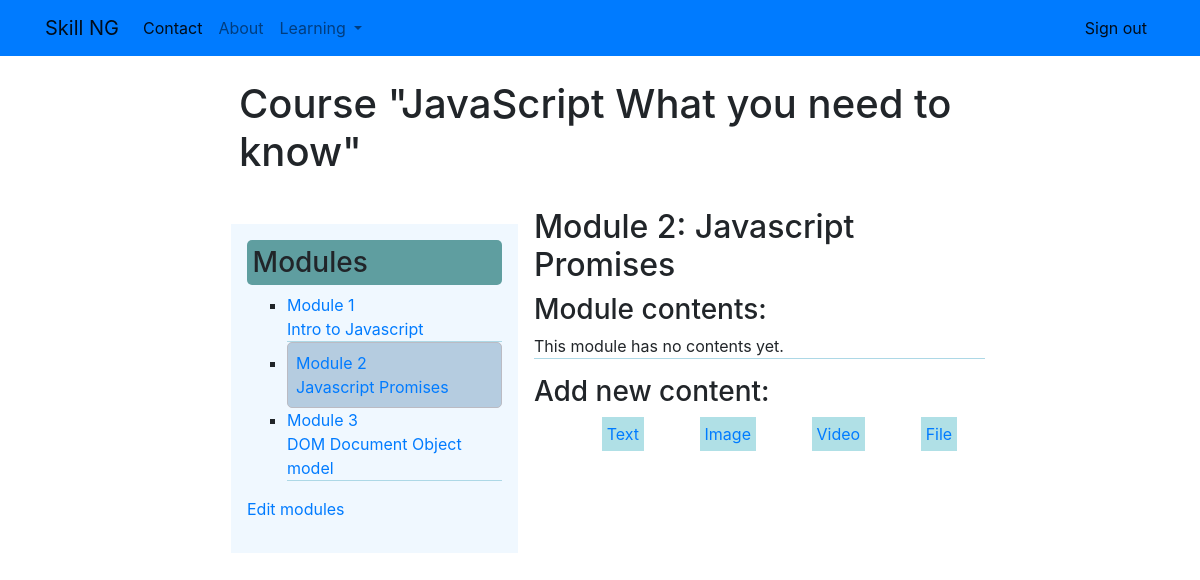
/course/module/3/ (signed in), run on an earlier commit of the app's database.
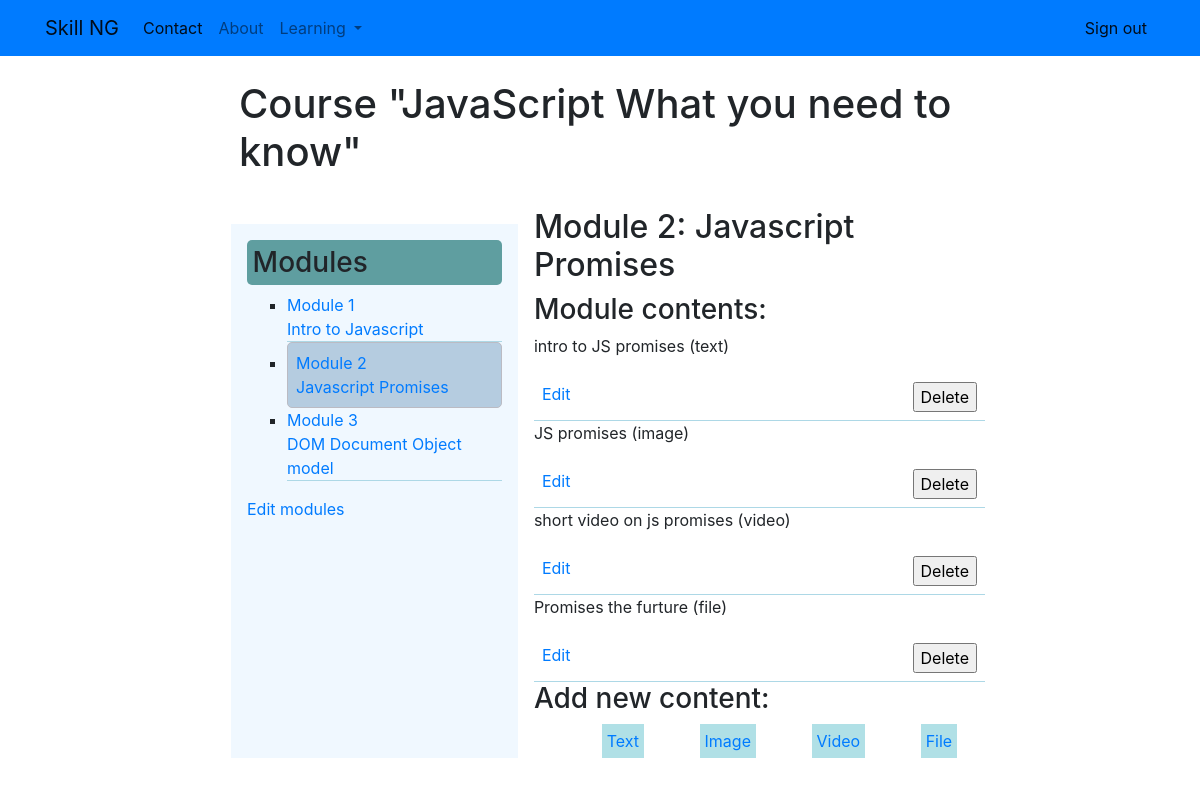
And on a later commit of the database.
### courses/models.py (models this page shows, shortened)
class Course(models.Model):
    owner= models.ForeignKey(User, on_delete=models.CASCADE)
    subject=models.ForeignKey(Subject, on_delete=models.CASCADE, related_name='courses')
    title=models.CharField(max_length=200)
    slug=models.SlugField(max_length=200, unique=True)
    overview= models.TextField()
    created= models.DateTimeField(auto_now_add=True)
    students = models.ManyToManyField(User, related_name='courses_joined', blank=True)
    class Meta:
        ordering=['-created']

class Module(models.Model):
    course=models.ForeignKey(to=Course, on_delete=models.CASCADE, related_name='modules')
    title= models.CharField(max_length=200)
    description= models.TextField()
    order = OrderField(blank=True, for_fields=['course'])
    class Meta:
        ordering = ['order']

class Content(models.Model):
    module = models.ForeignKey(Module, on_delete=models.CASCADE, related_name='contents')
    content_type=models.ForeignKey(ContentType, on_delete=models.CASCADE, limit_choices_to={'models__in':('text', 'video', 'image', 'file')})
    object_id=models.PositiveIntegerField()
    item=GenericForeignKey('content_type', 'object_id')
    order = OrderField(blank=True, for_fields=['module'])
    class Meta:
        ordering = ['order']

class ItemBase(models.Model):
    owner=models.ForeignKey(User, related_name='%(class)s_related', on_delete=models.CASCADE)
    title=models.CharField(max_length=250)
    created=models.DateTimeField(auto_now_add=True)
    updated=models.DateTimeField(auto_now=True)
    class Meta:
        abstract= True
    def __str__(self):
        return self.title

class Text(ItemBase):
    content=models.TextField()

class Image(ItemBase):
    file=models.FileField(upload_to='images')

class Video(ItemBase):
    video=models.URLField()

class File(ItemBase):
    content= models.FileField(upload_to='files')

### courses/views.py (the view)
# urls.py: path('module/<int:module_id>/', views.ModuleContentListView.as_view(), name='module_content_list'),
class ModuleContentListView(TemplateResponseMixin, View):
    template_name = 'manage/module/content_list.html'
    def get(self, request, module_id):
        module = get_object_or_404(Module, id=module_id, course__owner=request.user)
        return self.render_to_response({'module': module})

### courses/templatetags/course.py (called while the page is built)
@register.filter
def model_name(obj):
    try:
        return obj._meta.model_name
    except AttributeError:
        return None

### courses/templates/manage/module/content_list.html (shortened to what this page needs)
{% extends "base.html" %}
{% load course %}
{% block content %}
<div class="container offset-2 col-md-8">
    {% with course=module.course %}
    <div class="page-title">
    <h1 >Course "{{ course.title }}"</h1>
    </div>
    <div class='main'>
    <aside class="module-side">
    <div class="contents">
       <h3>Modules</h3>
       <ul id="modules">
           {% for m in course.modules.all %}
               <li data-id="{{ m.id }}" {% if m == module %} class="selected" {% endif %}>
               <a href="{% url 'module_content_list' m.id %}">
               <span>
               Module <span class="order">{{ m.order|add:1 }}</span>
               </span>
               <br>
               {{ m.title }}
               </a>
               </li>
               {% empty %}
               <li>No modules yet.</li>
           {% endfor %}
       </ul>
       <p><a href="{% url 'course_module_update' course.id %}">
       Edit modules</a></p>
    </div>
    </aside>
    <div class="module">
       <h2>Module {{ module.order|add:1 }}: {{ module.title }}</h2>
       <h3>Module contents:</h3>
       <div id="module-contents">
       {% for content in module.contents.all %}
       <div data-id="{{ content.id }}">
           {% with item=content.item %}
               <p>{{ item }} ({{ item|model_name }})</p>
               <div class="controls">
               <a href="{% url 'module_content_update' module.id item|model_name item.id %}">Edit</a>
               <form action="{% url 'module_content_delete' content.id %}" method="post">
                   <input type="submit" value="Delete">
               </form>
            </div>
           {% endwith %}
       </div>
       {% empty %}
           <p>This module has no contents yet.</p>
       {% endfor %}
       </div>
       <h3>Add new content:</h3>
       <ul class="content-types">
           <li><a href="{% url 'module_content_create' module.id 'text'%}">Text</a></li>
           <li><a href="{% url 'module_content_create' module.id 'image'%}">Image</a></li>
           <li><a href="{% url 'module_content_create' module.id 'video'%}">Video</a></li>
           <li><a href="{% url 'module_content_create' module.id 'file'%}">File</a></li>
       </ul>
   </div>
</div>
   {% endwith %}
</div>
{% endblock %}

### courses/templates/base.html (shortened to what this page needs)
{%load static%}
<!DOCTYPE html>
<html lang="en">
<head>
    <link rel="stylesheet" href="{%static 'css/base.css'%}">
    <link rel="stylesheet" href="{%static 'bootstrap/css/bootstrap.min.css'%}">
    <link rel="stylesheet" href="{%static 'fonts/font-awesome.min.css' %}">
</head>
<body>
        <div>
            <nav class="navbar navbar-light navbar-expand-md navigation-clean-button bg-primary" >
                    <div class="container"><a class="navbar-brand" href="{%url 'course_list'%}">Skill <span>NG</span></a>
                        <div class="collapse navbar-collapse"
                            id="navcol-1">
                            <ul class="nav navbar-nav mr-auto">
                                <li role="presentation" class="nav-item"><a class="nav-link active" href="#">Contact</a></li>
                                <li role="presentation" class="nav-item"><a class="nav-link" href="#">About</a></li>
                                <li class="nav-item dropdown"><a data-toggle="dropdown" aria-expanded="false" class="dropdown-toggle nav-link" href="#">Learning </a>
                                </li>
                            </ul>
                            {%if user.is_authenticated%}
                                <span class="navbar-text actions">
                                    <a class="login mr-2" href="{%url 'logout'%}">Sign out</a>
                                </span>
                            {%endif%}
                        </div>
                    </div>
            </nav>
        </div>
    <div class="content">
        {%block content%}
        {%endblock%}
    </div>
</body>
</html>

### static/css/base.css (style rules this page uses)
.page-title { display: flex; justify-content: center; margin: 1.5em; }
.module-side { padding: 1em; background-color: aliceblue; margin: 1em; }
.module-side .contents h3 { padding: 0.2em; background-color: cadetblue; border-radius: 5px; }
.ui-sortable-handle { border-bottom: 1px solid lightblue; list-style-type: square; }
.selected { background-color: #b5cce0; border: 1px solid #bbbbc3; border-radius: 5px; padding: 0.5em; }
.controls { padding: 0.5em; display: flex; justify-content: space-between; }
.main { display: flex; flex-direction: row; }
.content-types { display: flex; flex-direction: row; justify-content: space-around; }
.content-types li { background-color: powderblue; padding: 0.3em; list-style-type: none; }

What changed in the data, as far as the page shows it:
added Content: item "intro to JS promises", item|model_name "text"
added Content: item "JS promises", item|model_name "image"
added Content: item "short video on js promises", item|model_name "video"
added Content: item "Promises the furture", item|model_name "file"
Also different on the page:
text no longer shown: "This module has no contents yet."
